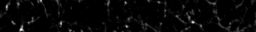
%> input picture cellnav/cellNav_0.70/karl/images/AVG_Ai148_129SVG3_122618_1005-1.tif, 256 x 32 px
$ octave HuckDRP.m   (GNU Octave 9; MATLAB toolbox functions it lacks are replaced by stand-ins)
%> lines starting %> are read from the running program, lines starting %| are printed output that depends on the picture; in (x1, y1, x2, y2) boxes, pixels count from 0 and x2, y2 are one past the last pixel; in counts of white or black regions, pixels touching at a corner belong together; the program's own positions count from 1
### optical-retina/Funct/dist.m
function[d]=dist(A,B)

%finds distance between two vectors in form A (n,3,n) and B (1,3)
A2=zeros(size(A,1),3,size(A,3));
B2=zeros(size(B,1),3);
A2(:,1:size(A,2),:)=A;
B2(:,1:size(B,2))=B;
A=A2;
B=B2;
d=sqrt((A(:,1,:)-B(1)).^2 + (A(:,2,:)-B(2)).^2 + (A(:,3,:)-B(3)).^2);

### optical-retina/jmFunctions/GetMyDir.m
function[TPN] = GetMyDir()


%% Get Folder

if ~exist('.\temp'), mkdir('.\temp'),end

if exist('.\temp\Last.mat')
     load(['.\temp\Last.mat'])
     if exist(Last)
        TPN=uigetdir(Last)
     else
         TPN=uigetdir
     end
else
    TPN=uigetdir
%> the answer given: ../../../../cellnav/cellNav_0.70/karl/images
end

TPN= [TPN '\'];

Last=TPN;
if Last>0
save('.\temp\Last.mat','Last')
end

### optical-retina/Horizontals/DRP/DRPprograms/HuckDRP.m

KPN=GetMyDir;

Kdir=dir(KPN); Kdir=Kdir(3:size(Kdir,1));


for k = 1:size(Kdir,1) %run all files in directory

    TPN = [ KPN Kdir(k).name] %get image name
    if strcmp('tif',TPN(size(TPN,2)-2:size(TPN,2))) %if a tif
        I=imread([TPN]); %read image
%> I is the input picture: size 32x256 uint16; min 0, max 39, mean 1.1
        image(I),pause(.01) %Show raw
%> after `image(I)`:
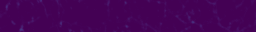
%> displayed picture: size 32x256x3, on the screen's scale of 0 to 255; mean R, G, B 68.3, 2.6, 85.7
        Im=max(I,[],3); %combind channels
        It=Im>median(Im(:)); %Threshold out background
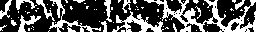
%> It: size 32x256 logical; 32.8% white; 72 white regions (58 under 20 px), largest, box (x1, y1, x2, y2) and area: (144, 0, 256, 32) 1057, (112, 11, 164, 32) 387, (49, 0, 101, 32) 332
        Il=bwlabel(It); %find all dots
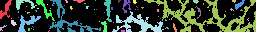
%> Il: size 32x256 double; 73 distinct labels, from 0 to 72; one colour per label, 0 black

        Dnum=max(Il(:));
%> Dnum = 72

        %% find centers

        for d= 1:Dnum
            [y x] = find(Il==d);
            ym=mean(y); xm=mean(x);
            DPos(d,:)=[ym xm];
        end
%> this loop made 72 passes
%> (y, x, ym, xm) on passes 2, 3, 6, 7, 9: ([28; 29; 30; 31; 28; 29; 30; 28; 31; 27; 28; 26; 27; 27; 26], [1; 1; 1; 1; 2; 2; 2; 3; 3; 4; 4; 5; 5; 6; 7], 28.33, 3.13), (19, 12, 19, 12), ([12; 13], [19; 19], 12.5, 19), (18, 19, 18, 19), (12, 26, 12, 26)
%> (ym, xm) on passes 1, 4, 5, 8, 17, 21: (10.37, 6.36), (23.52, 14), (4.39, 24.59), (23.2, 27.97), (9.8, 45.55), (21.3, 68.48)
%> after the loop, DPos = 72 rows, first 12: [10.37 6.36; 28.33 3.13; 19 12; 23.52 14; 4.39 24.59; 12.5 19; 18 19; 23.2 27.97; 12 26; 7 27; 13.25 28.75; 30 29.5]

        Dists=zeros(Dnum);
%> Dists: size 72x72 double; every value is 0
        for d = 1:Dnum
            Dists(d,:)=sort(dist(DPos, DPos(d,:)));
        end
%> this loop made 72 passes
%> B in dist on passes 1 to 12: [10.37 6.36 0], [28.33 3.13 0], [19 12 0], [23.52 14 0], [4.39 24.59 0], [12.5 19 0], [18 19 0], [23.2 27.97 0], [12 26 0], [7 27 0], [13.25 28.75 0], [30 29.5 0]
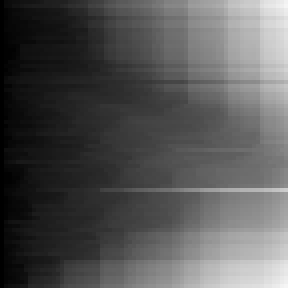
%> Dists: size 72x72 double (shown 4 times larger); min 0, max 245.7, mean 85.1

        mDists=mean(Dists,1);
%> mDists = 72 values from 0 to 186.7
        Near=Dists(:,2);
%> Near = 72 values, max 14.61 at index 38, min 2 at index 30, mean 6.09
        hNear=hist(Near,2.5:5:max(Near(:)));
%> hNear = [33 28 11]

        Name=Kdir(k).name(1:size(Kdir(k).name,2)-4);
        xlswrite([KPN Name '.xls'],mDists','meanDists')
        xlswrite([KPN Name '.xls'],Near,'NearestNeighbor')


    end %if a tif
end %run all
%> pass 2 of the loop `for k = 1:size(Kdir,1)`:
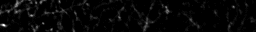
%> input picture cellnav/cellNav_0.70/karl/images/AVG_Ai148_129SVG3_122618_1006-1.tif, 256 x 32 px
%> I is the input picture: size 32x256 uint16; min 0, max 34, mean 1
%> It: size 32x256 logical; 33.2% white; 82 white regions (60 under 20 px), largest, box (x1, y1, x2, y2) and area: (0, 0, 47, 32) 555, (124, 0, 173, 32) 462, (41, 0, 90, 32) 387
%> `Il=bwlabel(It);`:
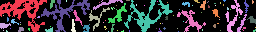
%> Il: size 32x256 double; 83 distinct labels, from 0 to 82; one colour per label, 0 black
%> Dnum = 82
%> the loop `for d= 1:Dnum` made 82 passes
%> (y, x, ym, xm) on passes 3, 4, 5, 6, 7, 10: (16, 4, 16, 4), (31, 4, 31, 4), ([31; 32; 32], [7; 7; 8], 31.67, 7.33), ([18; 19; 20; 21; 22; 19; 20; 21], [8; 8; 8; 8; 8; 9; 9; 9], 20, 8.38), (29, 11, 29, 11), (23, 21, 23, 21)
%> after the loop `for d= 1:Dnum`: DPos = 82 rows, first 12: [11.65 24.37; 26.11 4.93; 16 4; 31 4; 31.67 7.33; 20 8.38; 29 11; 22.3 14.6; 29.96 21.52; 23 21; 25 21; 29.8 29.6]
%> the loop `for d = 1:Dnum` made 82 passes
%> after the loop `for d = 1:Dnum`:
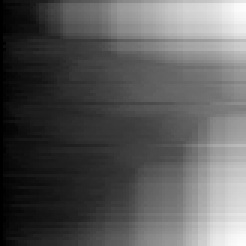
%> Dists: size 82x82 double (shown 3 times larger); min 0, max 252.3, mean 90.2
%> mDists = 82 values from 0 to 194.7
%> Near = 82 values, max 15.09 at index 13, min 2 at index 10, mean 6.21
%> hNear = [35 37 10]
